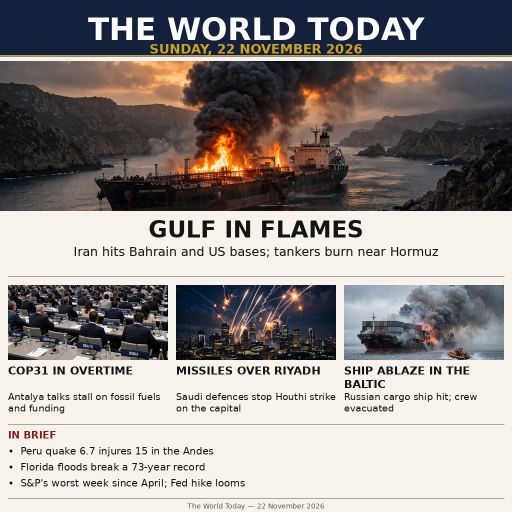
#> input picture entry.png, 1024 x 1024 px, given in place of gulf-tanker-fire-0-1f721f82-b81b-43b4-9578-a240d8d0e654.webp, which was not available (shown at 1/2 size)
$ python gen_poster.py
#> lines starting #> are read from the running program, lines starting #| are printed output that depends on the picture
#!/usr/bin/env python3
"""Render 'The World Today' front page for 22 November 2026 (news-image-20261122).

Deterministic: no randomness, no timestamps, no network. All text is drawn
with PIL + DejaVu so no generated image carries text that could be garbled.
Reads the four panel images from ../ni22-assets/ (outside the repo) and
writes entry.png (1024x1024) next to this script.
"""

import os
from PIL import Image, ImageDraw, ImageFont

HERE = os.path.dirname(os.path.abspath(__file__))
ASSETS = os.path.abspath(os.path.join(HERE, "..", "..", "ni22-assets"))

CREAM = (247, 243, 234)
NAVY = (20, 33, 61)
GOLD = (201, 162, 39)
BLACK = (20, 20, 20)
GREY = (90, 90, 90)
MAROON = (128, 30, 30)

FONT_DIR = "/usr/share/fonts/truetype/dejavu"


def font(name, size):
    return ImageFont.truetype(os.path.join(FONT_DIR, name), size)


BOLD = lambda s: font("DejaVuSans-Bold.ttf", s)      # noqa: E731
REG = lambda s: font("DejaVuSans.ttf", s)            # noqa: E731


def center_crop(im, tw, th):
    """Crop image to the target aspect ratio, centred, then resize."""
    w, h = im.size
    ta = tw / th
    a = w / h
    if a > ta:  # too wide: trim sides
        nw = int(h * ta)
        x0 = (w - nw) // 2
        im = im.crop((x0, 0, x0 + nw, h))
    else:       # too tall: trim top/bottom
        nh = int(w / ta)
        y0 = (h - nh) // 2
        im = im.crop((0, y0, w, y0 + nh))
    return im.resize((tw, th), Image.LANCZOS)


def wrap(draw, text, fnt, max_w):
    """Greedy word wrap to a pixel width; returns list of lines."""
    words = text.split()
    lines, cur = [], ""
    for w in words:
        trial = (cur + " " + w).strip()
        if draw.textlength(trial, font=fnt) <= max_w:
            cur = trial
        else:
            if cur:
                lines.append(cur)
            cur = w
    if cur:
        lines.append(cur)
    return lines


def draw_centered(draw, cx, y, text, fnt, fill):
    w = draw.textlength(text, font=fnt)
    draw.text((cx - w / 2, y), text, font=fnt, fill=fill)
    return y + fnt.size


def main():
    img = Image.new("RGB", (1024, 1024), CREAM)
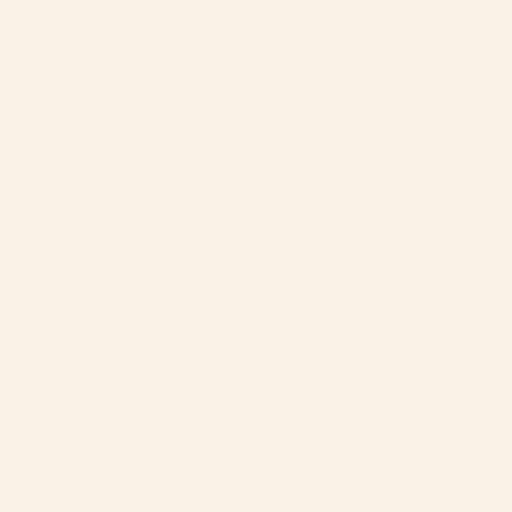
#> img: PIL image 1024x1024 RGB (shown at 1/2 size); mean R, G, B 247, 243, 234
    d = ImageDraw.Draw(img)

    # ---- Masthead y0-112, navy band ----
    d.rectangle([0, 0, 1024, 112], fill=NAVY)
    draw_centered(d, 512, 22, "THE WORLD TODAY", BOLD(62), (255, 255, 255))
    draw_centered(d, 512, 82, "SUNDAY, 22 NOVEMBER 2026", BOLD(26), GOLD)
    d.line([(0, 110), (1024, 110)], fill=GOLD, width=2)

    # ---- Lead y122-560: tanker photo 1024x300 ----
    lead = Image.open(os.path.join(
        ASSETS, "media-generation-gulf-tanker-fire-0-1f721f82-b81b-43b4-9578-a240d8d0e654.webp"))
#> lead is the input picture: PIL image 1024x1024 RGB; mean R, G, B 148.4, 142.7, 139.1
    lead = center_crop(lead.convert("RGB"), 1024, 300)
#> in center_crop, `im = im.crop((0, y0, w, y0 + nh))`:
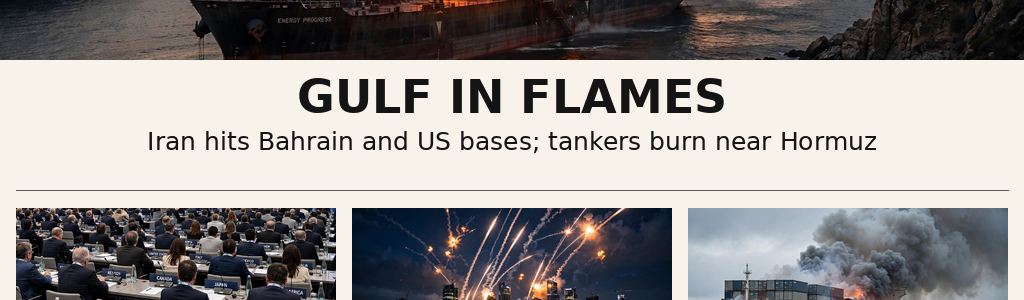
#> im: PIL image 1024x300 RGB; mean R, G, B 152, 149.2, 146.8
    img.paste(lead, (0, 122))
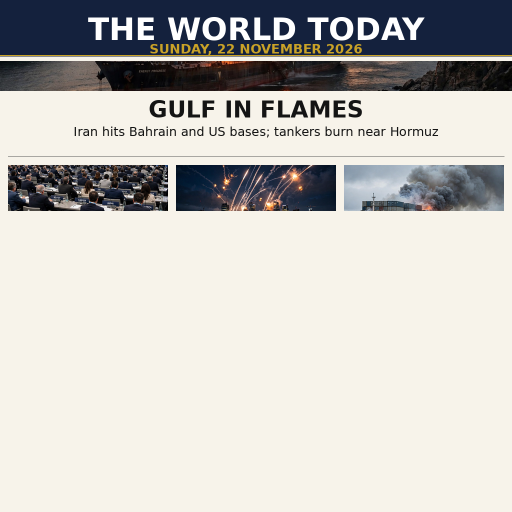
#> img: PIL image 1024x1024 RGB (shown at 1/2 size); mean R, G, B 198.3, 196.1, 191.9
    draw_centered(d, 512, 432, "GULF IN FLAMES", BOLD(46), BLACK)
    draw_centered(d, 512, 488, "Iran hits Bahrain and US bases; tankers burn near Hormuz",
                  REG(25), BLACK)
    d.line([(16, 552), (1008, 552)], fill=GREY, width=1)

    # ---- Secondary y570-840, three columns ----
    cols = [
        ("media-generation-cop31-summit-hall-0-98e72095-d58a-41f2-a343-159af7542f18.webp",
         "COP31 IN OVERTIME",
         "Antalya talks stall on fossil fuels and funding",
         "cop31"),
        ("media-generation-riyadh-interception-0-02fa306f-e6b2-4ada-a872-89ab6778d537.webp",
         "MISSILES OVER RIYADH",
         "Saudi defences stop Houthi strike on the capital",
         "plain"),
        ("media-generation-baltic-ship-fire-0-6868ffeb-9261-4891-8139-87efbd1a3c79.webp",
         "SHIP ABLAZE IN THE BALTIC",
         "Russian cargo ship hit; crew evacuated",
         "plain"),
    ]
    xs = [16, 352, 688]
    for x, (fname, head, cap, kind) in zip(xs, cols):
        im = Image.open(os.path.join(ASSETS, fname)).convert("RGB")
        if kind == "cop31":
            # DEFECT FIX: the source image's screen reads "CLIMATE SUMMIT 2025 -
            # COP30 / NOV 2025" (wrong year/event). Keep only the delegates band
            # (bottom ~52%), which shows nameplates and no screen.
            w, h = im.size
#> w = 1024; h = 1024
            im = im.crop((0, int(h * 0.48), w, h))
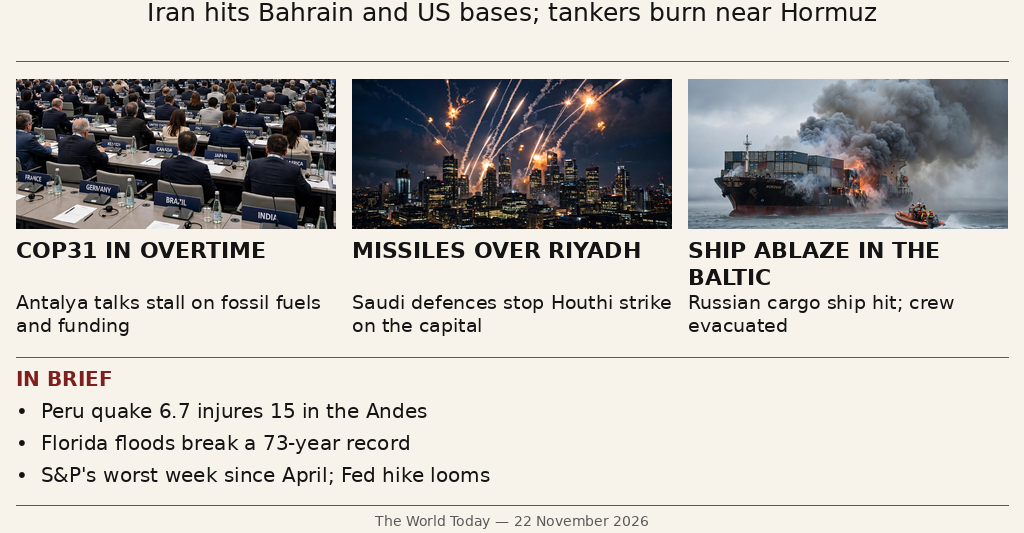
#> im: PIL image 1024x533 RGB; mean R, G, B 193.8, 191, 186.3
        im = center_crop(im, 320, 150)
#> call 2 of center_crop, with tw = 320, th = 150
#> in center_crop (call 2), `im = im.crop((0, y0, w, y0 + nh))`:
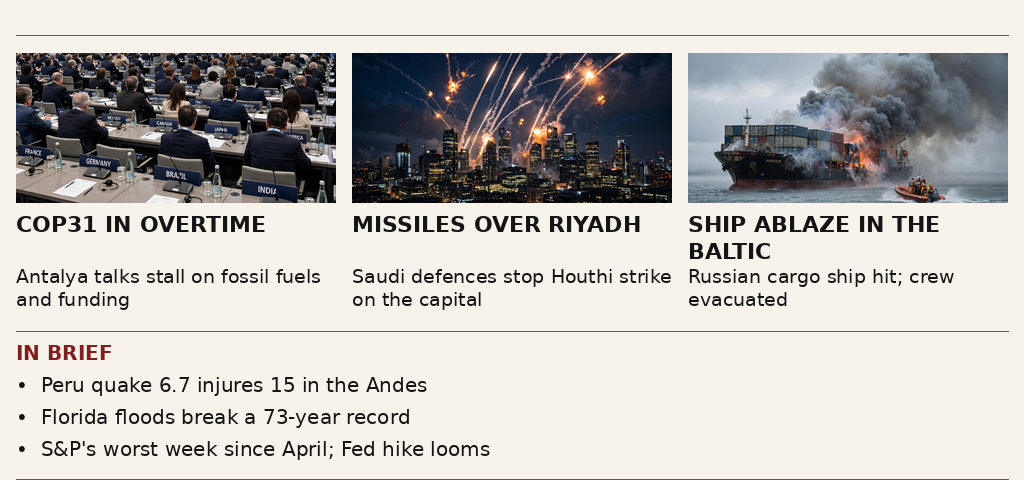
#> im: PIL image 1024x480 RGB; mean R, G, B 189.7, 187.1, 182.8
#> in center_crop (call 2), `return im.resize((tw, th), Image.LANCZOS)`:
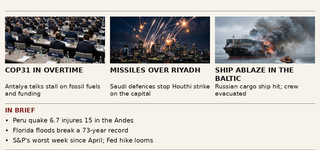
#> returned value: PIL image 320x150 RGB; mean R, G, B 189.6, 187.1, 182.9
        img.paste(im, (x, 570))
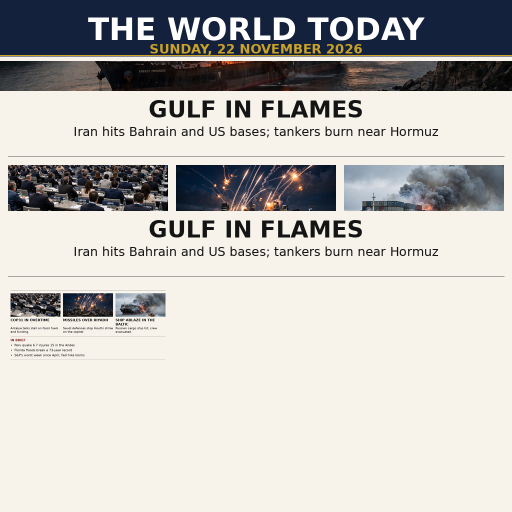
#> img: PIL image 1024x1024 RGB (shown at 1/2 size); mean R, G, B 193.3, 191.2, 187.3
        y = 728
        for line in wrap(d, head, BOLD(22), 320)[:2]:
#> in wrap, `words = text.split()`: words = ['COP31', 'IN', 'OVERTIME']
#> in wrap, `lines, cur = [], ""`: cur = ''
            d.text((x, y), line, font=BOLD(22), fill=BLACK)
            y += 27
#> this loop made 1 pass
#> after the loop, y = 755
        y = max(y, 782)
#> y = 782
        for line in wrap(d, cap, REG(19), 320)[:2]:
            d.text((x, y), line, font=REG(19), fill=BLACK)
            y += 23
#> this loop made 2 passes
#> (line, y) on passes 1 to 2: ('Antalya talks stall on fossil fuels', 805), ('and funding', 828)
#> after the loop, y = 828

    d.line([(16, 848), (1008, 848)], fill=GREY, width=1)

    # ---- In brief y850-1000 ----
    d.text((16, 858), "IN BRIEF", font=BOLD(20), fill=MAROON)
    briefs = [
        "Peru quake 6.7 injures 15 in the Andes",
        "Florida floods break a 73-year record",
        "S&P's worst week since April; Fed hike looms",
    ]
    y = 890
    for b in briefs:
        d.text((16, y), "\u2022  " + b, font=REG(20), fill=BLACK)
        y += 32

    # ---- Footer ----
    d.line([(16, 996), (1008, 996)], fill=GREY, width=1)
    draw_centered(d, 512, 1004, "The World Today \u2014 22 November 2026",
                  REG(14), GREY)

    out = os.path.join(HERE, "entry.png")
    img.save(out, "PNG", optimize=True)
    print("wrote", out, img.size, os.path.getsize(out), "bytes")


if __name__ == "__main__":
#> (the run stopped early here; a loop or call above may not have finished)
